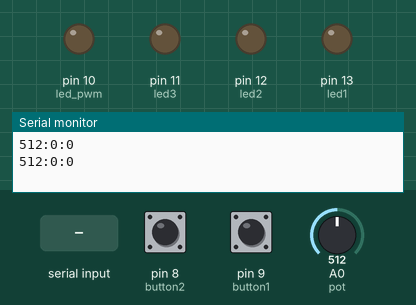
Simulated run of this sketch. Board: Arduino Uno, built with avr-gcc and run on an emulated ATmega328P. Shown: output pins drawn as LEDs (lit = HIGH), the last lines printed to the serial monitor. The test bench sets the inputs (shaded band); at power-on: pin 8 (button2) HIGH, pin 9 (button1) HIGH, A0 (pot) = 512.

Above: at 1.2 s.
1.3 s: "90|45|200\n" received over Serial
At 1.9 s:
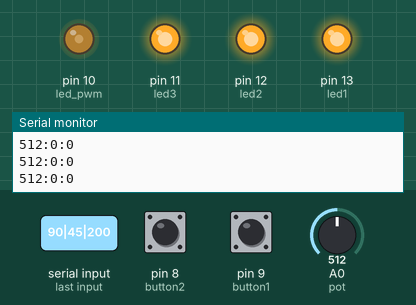
2.9 s: "30|150|10\n" received over Serial
At 4.2 s:
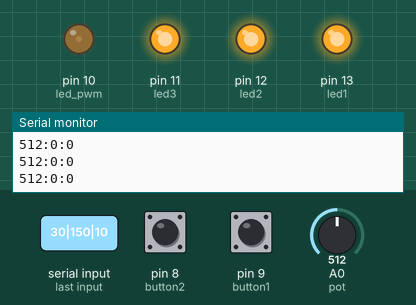
4.5 s: "30|150\n" received over Serial
At 5.6 s:
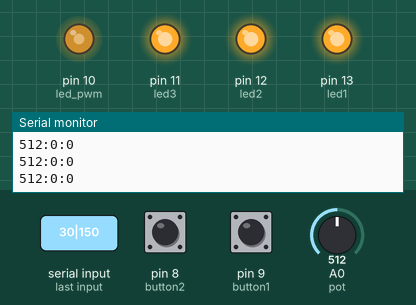
6.0 s: "30|150|10|200\n" received over Serial
At 6.9 s:
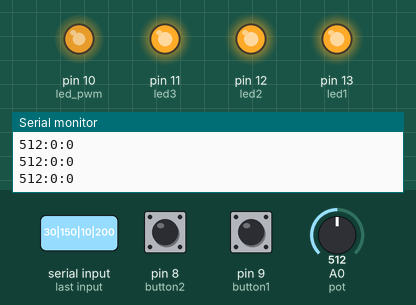
7.6 s: "90\n" received over Serial
At 8.8 s:
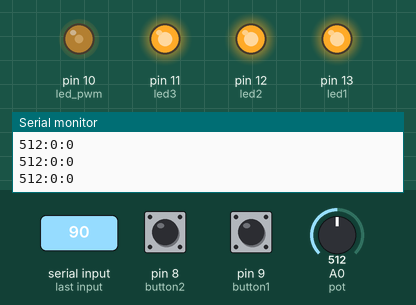
9.1 s: "200\n" received over Serial
At 10.4 s:
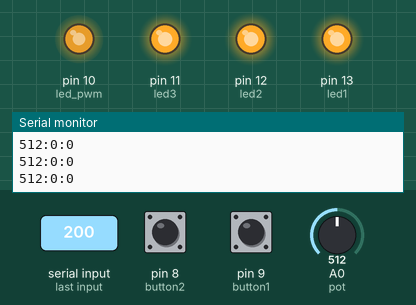
Timing chart, 0 to 11.6 s (numbered marks = the images above; inputs shaded):
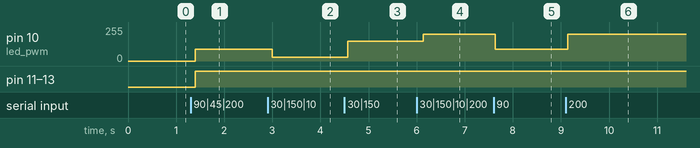

The sketch:

FIRMWARE.ino
```cpp
///////////////////////////////////////////////////////////////////////////////
/////// PROGRAM FIRMWARE ARDUINO PYTHON //////////////////////////////////////
/////// written by : muhammad husni     /////////////////////////////////////
/////// FOR EDUCATIONAL PURPOSE         ////////////////////////////////////
///////////////////////////////////////////////////////////////////////////


///////////////DEKLARASI VARIABEL////////////////////////////////////////////
String myString;
char c;
String data_buffer;
int Index1,Index2,Index3,Index4,Index5,Index6, Index7, Index8, Index9;
String secondValue, thirdValue, fourthValue, fifthValue, sixthValue, seventhValue, eighthValue, firstValue;
unsigned long time_send;
unsigned long prev_time_send;

int led1 = 13;
int led2 = 12;
int led3 = 11;
int led_pwm = 10;

int led1_status;
int led2_status;
int led3_status;
int led_pwm_val;


int button1=9;
int button2=8;

int pot = A0;


void setup() {
  //inisialisasi baud rate serial
   Serial.begin(9600);

  //inisialisasi pin input dan output
   pinMode(led1, OUTPUT);
   pinMode(led2, OUTPUT);
   pinMode(led3, OUTPUT);
   pinMode(led_pwm, OUTPUT);
   pinMode(button1, INPUT_PULLUP);
   pinMode(button2, INPUT_PULLUP);
  }


void loop() {

  //program untuk menerima data serial
  while (Serial.available()>0){
    delay(10);
    c = Serial.read();
    myString += c;
    data_buffer = myString;
  }


  //memisah misahkan data (parsing) serial yang diterima
  if (myString.length()>0){
    Index1 = myString.indexOf('*');
    Index2 = myString.indexOf('|', Index1+1);
    Index3 = myString.indexOf('|', Index2+1);
    Index4 = myString.indexOf('|', Index3+1);
    Index5 = myString.indexOf('|', Index4+1);

    secondValue = myString.substring(Index1+1, Index2);
    thirdValue = myString.substring(Index2+1, Index3);
    fourthValue = myString.substring(Index3+1, Index4);
    firstValue = myString.substring(Index4+1, Index5);
    myString="";
  }


 //mengirim data serial dari arduino ke python
  time_send = millis() - prev_time_send;
  if (time_send > 500){
    Serial.print(analogRead(pot));
    Serial.print(":");
    Serial.print(!digitalRead(button1));
    Serial.print(":");
    Serial.print(!digitalRead(button2));

    Serial.println("");
    prev_time_send = millis();
}


//mengolah data serial yang sudah diparsing
led1_status = fourthValue.toInt();
led2_status = thirdValue.toInt();
led3_status = secondValue.toInt();
led_pwm_val = firstValue.toInt();

//mentransfer data ke pin output
digitalWrite(led1, led1_status);
digitalWrite(led2, led2_status);
digitalWrite(led3, led3_status);
analogWrite(led_pwm, led_pwm_val);
}
```

Measured:
- after the input at 1.3 s, pin 10 (led_pwm): 0/255 → 90/255 after 0.10 s; pin 11 (led3), pin 12 (led2), pin 13 (led1): LOW → HIGH after 0.10 s
- after the input at 2.9 s, pin 10 (led_pwm): 90/255 → 30/255 after 0.10 s
- after the input at 4.5 s, pin 10 (led_pwm): 30/255 → 150/255 after 0.07 s
- after the input at 6.0 s, pin 10 (led_pwm): 150/255 → 200/255 after 0.14 s
- after the input at 7.6 s, pin 10 (led_pwm): 200/255 → 90/255 at once
- after the input at 9.1 s, pin 10 (led_pwm): 90/255 → 200/255 at once
